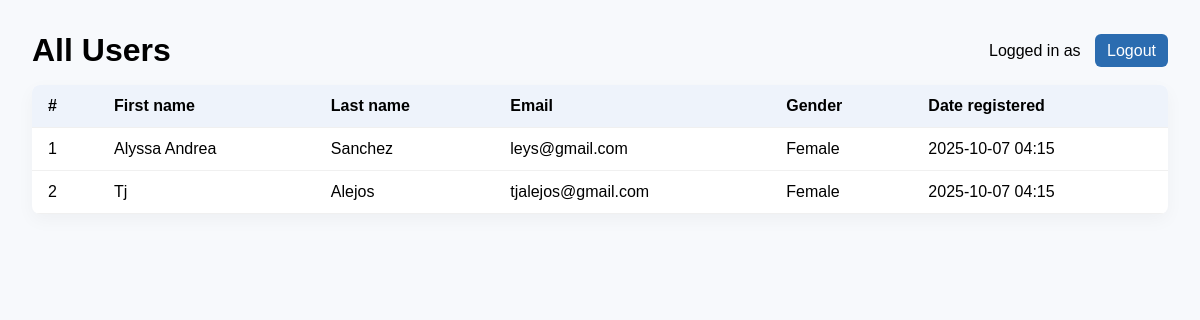
Before: /Registration/users/ (signed in) with the older database file.
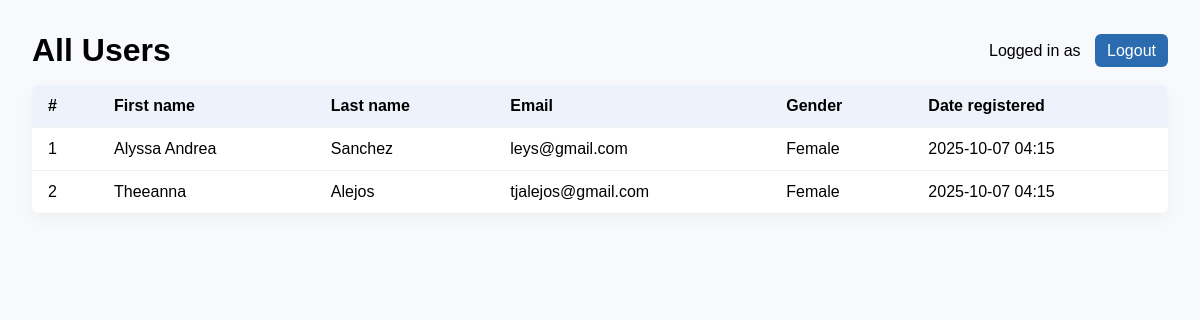
After: the same page with the newer database file.
### Registration/models.py (models this page shows)
class userRegistration(models.Model):
    first_name = models.CharField(max_length = 100)
    last_name = models.CharField(max_length = 100)
    email = models.EmailField(max_length = 250)
    password = models.CharField(max_length = 150)
    date_registered = models.DateTimeField(auto_now_add = True)
    gender = models.CharField(max_length=16)

### Registration/views.py (the view)
    def wrapper(request, *args, **kwargs):
        if not request.session.get('user_id'):
            return redirect(f"{reverse('registration:login_page')}?next={request.path}")
        return fn(request, *args, **kwargs)

### Registration/views.py (called while the page is built)
def login_required_view(fn):
    def wrapper(request, *args, **kwargs):
        if not request.session.get('user_id'):
            return redirect(f"{reverse('registration:login_page')}?next={request.path}")
        return fn(request, *args, **kwargs)
    wrapper.__name__ = fn.__name__
    return wrapper

@login_required_view
def users_html(request):
    users = userRegistration.objects.all().order_by('id')
    return render(request, 'registration/users_list.html', {
        'users': users,
        'current_user': request.session.get('user_name')
    })

### Registration/templates/registration/users_list.html (shortened to what this page needs)
<!doctype html>
<html>
<head>
</head>
<body>
  <div class="top">
    <h1 style="margin:0;">All Users</h1>
    <div>
      Logged in as <strong>{{ current_user }}</strong>
      <a href="{% url 'registration:logout_html' %}" class="button" style="margin-left:10px;">Logout</a>
    </div>
  </div>
  <table>
    <thead>
      <tr>
        <th>#</th>
        <th>First name</th>
        <th>Last name</th>
        <th>Email</th>
        <th>Gender</th>
        <th>Date registered</th>
      </tr>
    </thead>
    <tbody>
      {% for u in users %}
      <tr>
        <td>{{ forloop.counter }}</td>
        <td>{{ u.first_name }}</td>
        <td>{{ u.last_name }}</td>
        <td>{{ u.email }}</td>
        <td>{{ u.gender|default:"N/A" }}</td>
        <td>{{ u.date_registered|date:"Y-m-d H:i" }}</td>
      </tr>
      {% empty %}
      <tr><td colspan="6">No users yet.</td></tr>
      {% endfor %}
    </tbody>
  </table>
</body>
</html>

Changed rows visible on the page:
changed userRegistration "Alejos": first_name "Tj" → "Theeanna"
